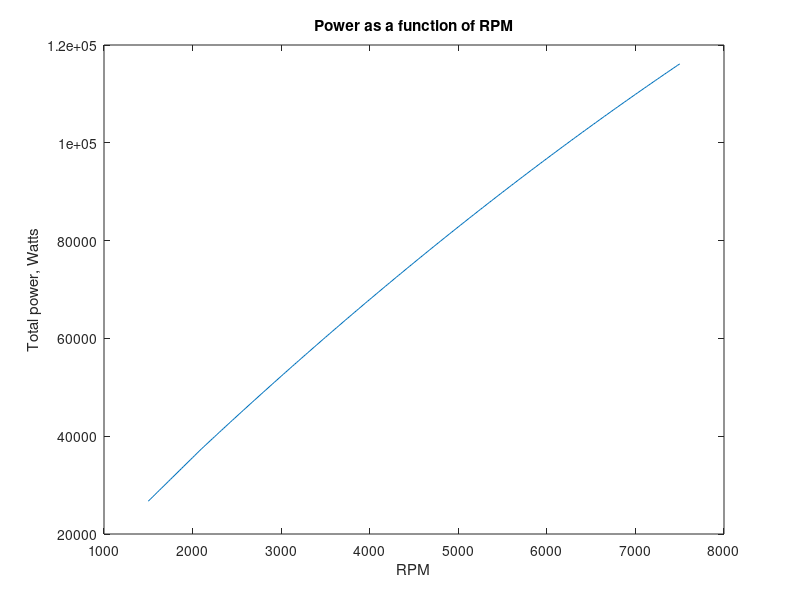
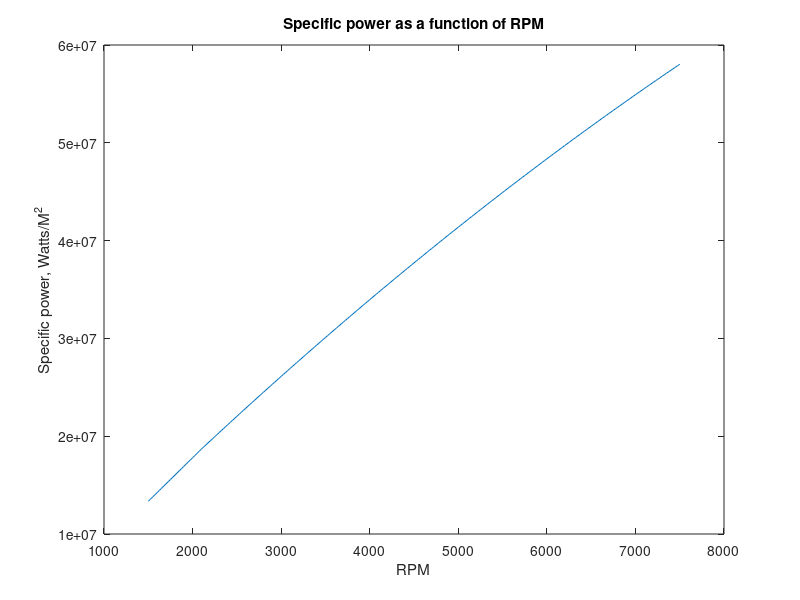
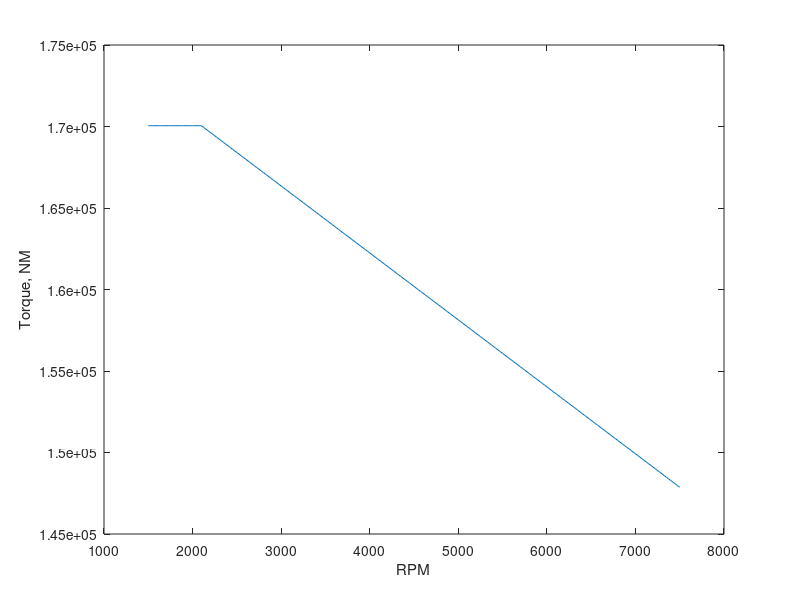
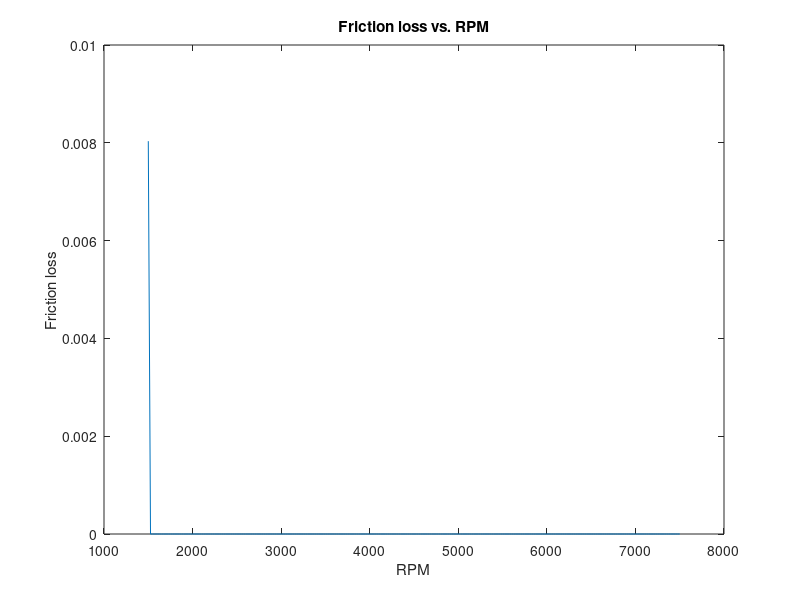

Write the MATLAB code that produced these figures, in order.
%%
clear all
close all
i = 1; 

rc = 10;
    
% Initial Conditions
p(1) = 101325;%pa
T(1) = 294; %k
gamma = 1.4;
R = 287; %j/kg*K, gas constant
Cp = R*gamma/(gamma-1); %J/kg*K
Cv = Cp-R;

%Engine Parameters
Qlhv = 42.7e6; %j/kg
f = 14.7; % air to fuel ratio
C = 6; % number of cylinders

% State 1, 
rho(1) = p(1)/(R*T(1)); %from ideal gas law

% State 2, path 2-3: isentropic compression
rho(2) = rho(1) * rc;
p(2) = p(1)* (rho(2)/rho(1))^gamma;
T(2) = p(2)/(rho(2)* R);

% State 3, path 2-3: constant volume heat addition

% combustive efficiency, from Heywood p 82
if f <= 14.7
    nc = 0.95;
end

T(3) = T(2) + nc*Qlhv/(Cp* f); 
rho(3) = rho(2);
p(3) = rho(3) * R* T(3);

% State 4
rho(4) = rho(1);
p(4) = p(3)* (rho(4)/rho(3))^ (gamma); %this is an estimate, could use refprop to find actual
T(4) = p(4)/(rho(4) * R);
j = 1;
D = .0015; %Total Displacement, m^3
% Work

Ws = Cv*((T(3)-T(2)) - (T(4)-T(1))); %Specific work per cylinder, J/kg
Ma = (D/C)*(rc/(rc-1)) * rho(1); %Mass of Air in each cylinder, kg
Wc = Ws*Ma; %Work per Cylinder, J
Wt = Wc * C; %total work, J


RPM = 5000;
D_cc = 1500;

Mf = Ma/f;
Qin = Mf * Qlhv;
S = 2000; %cM/sec
N = RPM/60; %rev/sec
stroke = S/(2 * N); %cM
displacement = D_cc/6;
bore = sqrt(4 * displacement /(pi*stroke));


stroke = .0641;
bore = 1.1* stroke; 

Vd = ((pi*bore^2*stroke)/4); %meter cubes
V1  = Vd/(1-(1/rc));
Q = Qin /(p(1)*V1);

%Power
N = 5000; % RPM, Max
i = 1
%% Mechanical eff

%maximum rpm
Nmax = 7000;

%mechanical efficiency assuming linear variation between Nmax and N = 2100
%rpm
nm = 0.9 + (0.75-0.9)/(Nmax-2100)*(N-2100);


stroke = stroke / 100;
for N = 1500:25:7500
    c = 6; % number of cylinders

   
    Ubar = 2*(stroke) * N

    A = pi * bore * stroke/100;

    m = .17; % mm
    m = .07/1000; %m
    stroke = stroke / 100
    RPM = [2100 9000]
    mech_eff = [ .9 .75]

    %u = (8.34* 10^-5) * e^(1474/(temp - 368)
    u = 1.44E-4;
    %https://wiki.anton-paar.com/en/engine-oil/
    u = .0119;

    t = u * (Ubar / m);
    f = A * t;

    Pf(i) = 1.5 * c * Ubar * f
    

    if N<= 2100
        mechanical_eff = .9
    else
        mechanical_eff = interp1(RPM, mech_eff, N, 'linear')
    end
    Power(i) = Wt * N/120;
    P_rate(i) = .8 * Power(i); 
    P_specific(i) = mechanical_eff* Ws * N/120;
    P_cylinder(i) = P_specific(i) * Ma;
    P_total(i) = P_cylinder(i) * C;
    %p_real(i) = ((P_total(i) - Pf(i))/(P_total(i))) * P_total(i)
    
    P_hp(i) = P_total(i)/745.699872;
    % SFC
    SFC(i) = (C * Ma/f)/(Wt); %kg/kj
    SFC_Converted(i) = SFC(i) * 3.6e9; %g/Kw-hr
    Torque(i) = 9548.8 * P_total(i)/N;
    
    i = i + 1;
end

figure 
plot(1500: 25:7500, P_total);
xlabel('RPM')
ylabel('Total power, Watts')
title('Power as a function of RPM')

figure 
plot(1500: 25:7500, P_specific);
xlabel('RPM')
ylabel('Specific power, Watts/M^2')
title('Specific power as a function of RPM')


figure 
plot(1500: 25:7500, Torque);
xlabel('RPM')
ylabel('Torque, NM')

figure 
plot(1500: 25:7500, Pf);
xlabel('RPM')
ylabel('Friction loss')
title('Friction loss vs. RPM')
%S(1, i)= refpropm('S','D',rho(1,i), 'P',p(1, i)/1e3, 'air.ppf');
%S(2, i)= refpropm('S','D',rho(2, i), 'P',p(2, i)/1e3, 'air.ppf');
%S(3, i)= refpropm('S','D',rho(3, i), 'P',p(3, i)/1e3, 'air.ppf');
%S(4, i)= refpropm('S','D',rho(4, i), 'P',p(4, i)/1e3, 'air.ppf');


%plot(P_hp(i,:),.0015 : .000050 : .0018 )
otto_eff = 1-(1/rc^(gamma-1));
o_eff = 1-(T(4)-T(1))./(T(3)-T(2));
 
%st = strcat('Displacement =  ' , num2str(.00150 + .00005*(i-1)), ' cc')
%ht = text(SFC_Converted(1, i ),9.3, st);
%set(ht, 'Rotation', 85)  
